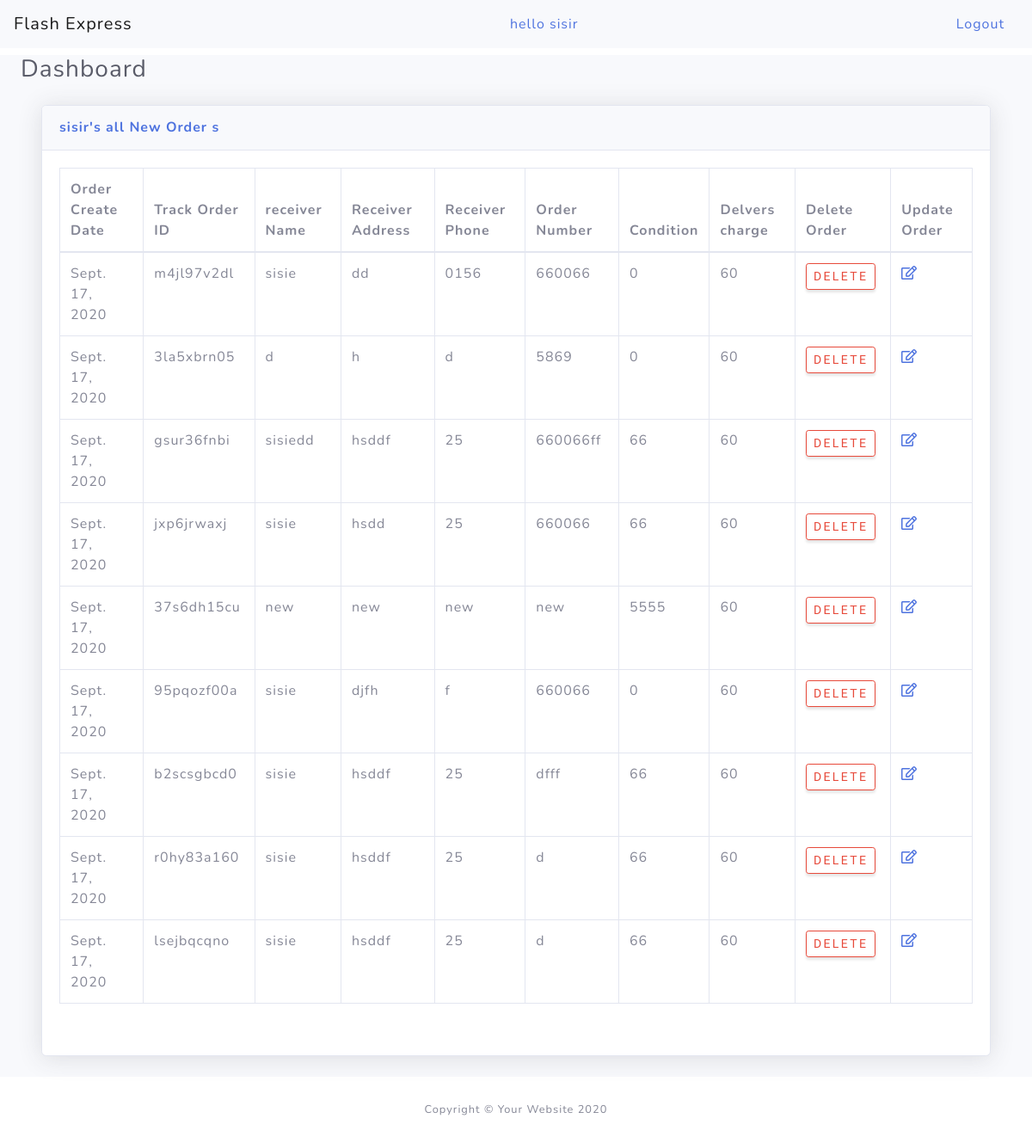
Page /account/new_order (signed in) on the committed database.
### account/models.py (models this page shows)
class Order(models.Model):
    STATUS = (
        ('Return', 'Return'),
        ('Out for delivery', 'Out for delivery'),
        ('Delivered', 'Delivered'),
        ('new order', 'new order'),
        ('hold', 'hold'),
        )
    order_id= models.CharField(max_length=120, blank= True)
    user = models.ForeignKey(User,on_delete=models.CASCADE, null=True, blank=True)
    date_created = models.DateTimeField(auto_now_add=True, null=True)
    status = models.CharField(max_length=200, null=True , choices=STATUS, default='new order',blank=True)
    note = models.CharField(max_length=1000, null=True,blank=True)
    receiver_name= models.CharField(max_length=100)
    receiver_address= models.CharField(max_length=200)
    receiver_phone = models.CharField(max_length=50)
    order_number = models.CharField(max_length=50)
    condition= models.IntegerField(blank=True,default=0,null=True)
    order_date1 = models.DateField(auto_now_add=True,null=True)
    delivery_cost = models.IntegerField(default=60,null=True,blank=True)

### account/views.py (the view)
# urls.py: path('new_order',views.new_order, name='new_order'),
@login_required(login_url ='singin')
def new_order(request):
    name = request.user
    header_name = '\'s all New Order s'
    order = Order.objects.filter(user=request.user.id)
    all_order = order.filter(status='new order').order_by('-date_created')
    context={'all_order':all_order,'header_name':header_name, 'name':name}
    return render (request,'delevered_parcel_list.html',context)

### templates/delevered_parcel_list.html (shortened to what this page needs)
{% load static %}
<!DOCTYPE html>
<html lang="en">
    <head>
        <link href="{% static 'css/styles.css'%}" rel="stylesheet" />
        <link href="{% static 'vendor/fontawesome-free/css/all.min.css'%}" rel="stylesheet" type="text/css">
        <link href="{% static 'css/sb-admin-2.min.css'%}" rel="stylesheet">
        <link href="{% static 'css/sb-admin-2.min.css'%}" rel="stylesheet">
    </head>
<body id="page-top">
  <div id="wrapper">
    <div class="wrapper">
      <nav class="navbar fixed-top navbar-light bg-light">
           <a class="navbar-brand" href="#">Flash Express</a>
           <a class="nav-link inline my-2 my-lg-0" href="#">hello {{request.user}}</a>
          <a class="nav-link inline my-2 my-lg-0" href="{% url 'logoutUser' %}" tabindex="-1" aria-disabled="true">Logout</a>
      </nav>
    </div>
    <div id="content-wrapper" class="d-flex flex-column">
      <div id="content">
        <div class="container-fluid">
          <div class="d-sm-flex align-items-center justify-content-between mb-4">
            <a href="{% url "dashboard" %}">
            <h1 class="h3 mb-0 text-gray-800">Dashboard</h1>
          </a>
          </div>
          <div class="container-fluid">
            <div class="card shadow mb-4">
                            <div class="card-header py-3">
                <h6 class="m-0 font-weight-bold text-primary">{{name}}{{header_name}}</h6>
              </div>
              <div class="card-body">
                <div class="table-responsive">
                  <table class="table table-bordered" id="dataTable" width="100%" cellspacing="0">
                    <thead>
                      <tr>
                        <th>Order Create Date</th>
                        <th>Track Order ID</th>
                        <th>receiver Name</th>
                        <th>Receiver Address</th>
                        <th>Receiver Phone</th>
                        <th> Order Number</th>
                        <th>Condition</th>
                        <th>Delvers charge</th>
                        <th> Delete Order</th>
                        <th> Update Order</th>
                      </tr>
                    </thead>
                    <tbody>
                      {% for ord in all_order %}
                      <tr>
                        <td>{{ord.order_date1}}</td>
                        <td>{{ord.order_id}}</td>
                        <td>{{ord.receiver_name}}</td>
                        <td>{{ord.receiver_address}}</td>
                        <td>{{ord.receiver_phone}}</td>
                        <td>
                        {{ord.order_number}}
                        </td>
                        <td>{{ord.condition}}</td>
                        <td>{{ord.delivery_cost}}</td>
                          <td>
                            <a class=" btn btn-outline-danger btn-sm" href="{% url 'delete_order' ord.id %}">Delete</a>
                        </td>
                        <td> <a href="{% url 'Update_order_user' ord.id %}"><i class="far fa-edit"></i></a></td>
                      </tr>
                      {% endfor %}
                    </tbody>
                  </table>
                </div>
                <br>
              </div>
            </div>
          </div>
        </div>
      </div>
      <footer class="sticky-footer bg-white">
        <div class="container my-auto">
          <div class="copyright text-center my-auto">
            <span>Copyright &copy; Your Website 2020</span>
          </div>
        </div>
      </footer>
    </div>
  </div>
</body>
</html>

### rows in the picture
Order: order_date1 "Sept. 17, 2020", order_id "m4jl97v2dl", receiver_name "sisie", receiver_address "dd", receiver_phone "0156", order_number "660066", condition "0", delivery_cost "60"
Order: order_date1 "Sept. 17, 2020", order_id "3la5xbrn05", receiver_name "d", receiver_address "h", receiver_phone "d", order_number "5869", condition "0", delivery_cost "60"
Order: order_date1 "Sept. 17, 2020", order_id "gsur36fnbi", receiver_name "sisiedd", receiver_address "hsddf", receiver_phone "25", order_number "660066ff", condition "66", delivery_cost "60"
Order: order_date1 "Sept. 17, 2020", order_id "jxp6jrwaxj", receiver_name "sisie", receiver_address "hsdd", receiver_phone "25", order_number "660066", condition "66", delivery_cost "60"
Order: order_date1 "Sept. 17, 2020", order_id "37s6dh15cu", receiver_name "new", receiver_address "new", receiver_phone "new", order_number "new", condition "5555", delivery_cost "60"
Order: order_date1 "Sept. 17, 2020", order_id "95pqozf00a", receiver_name "sisie", receiver_address "djfh", receiver_phone "f", order_number "660066", condition "0", delivery_cost "60"
Order: order_date1 "Sept. 17, 2020", order_id "b2scsgbcd0", receiver_name "sisie", receiver_address "hsddf", receiver_phone "25", order_number "dfff", condition "66", delivery_cost "60"
Order: order_date1 "Sept. 17, 2020", order_id "r0hy83a160", receiver_name "sisie", receiver_address "hsddf", receiver_phone "25", order_number "d", condition "66", delivery_cost "60"
Order: order_date1 "Sept. 17, 2020", order_id "lsejbqcqno", receiver_name "sisie", receiver_address "hsddf", receiver_phone "25", order_number "d", condition "66", delivery_cost "60"

### other values in the picture
{{ request.user }} "sisir"
{{ name }} "sisir"
{{ header_name }} "'s all New Order s"
